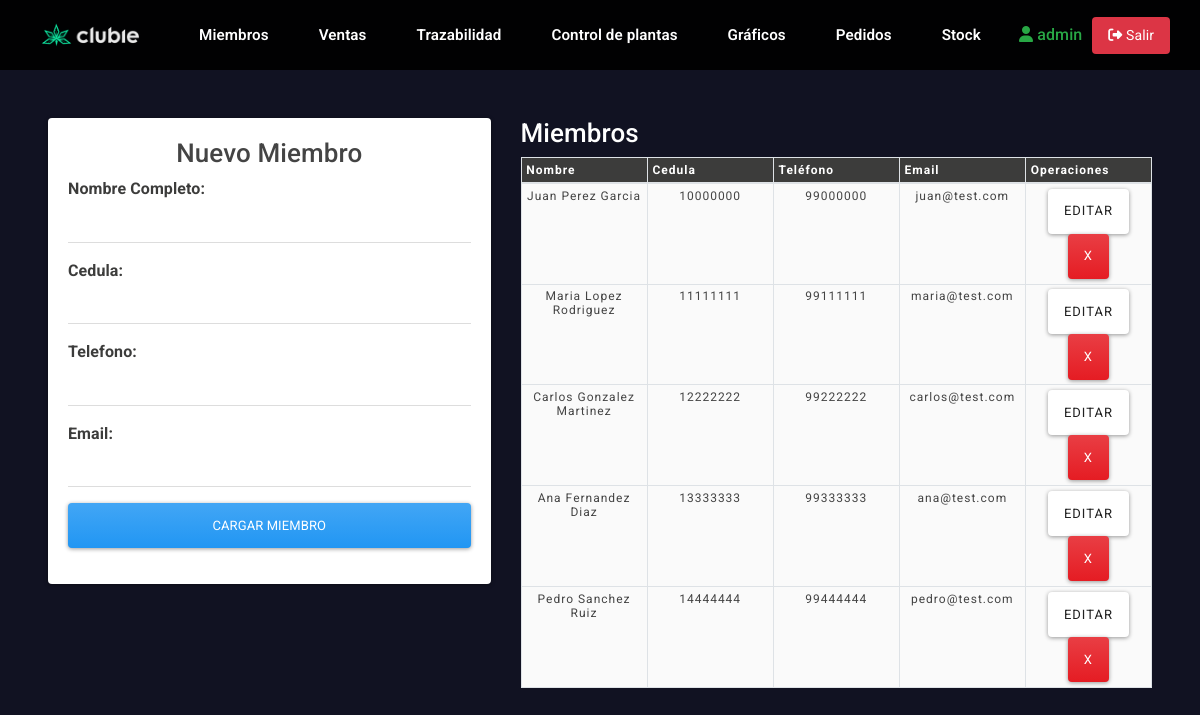
Screenshot of /miembros.html (signed in) with the database file from the repository.
### clases.py (models this page shows, shortened)
class Club(db.Model, UserMixin):
    id = db.Column(db.Integer, primary_key=True)
    campoarchivo = db.Column(db.String(30))
    username = db.Column(db.String(30), unique=True, nullable=False)
    password_hash = db.Column(db.String(128), nullable=False)
    email = db.Column(db.String(70))
    is_superuser = db.Column(db.Boolean, default=False)
    fecha_creacion = db.Column(db.DateTime, default=datetime.now)

class User(db.Model):
    cedula = db.Column(db.Integer, unique=True, nullable=False, primary_key=True)
    name = db.Column(db.String(30), nullable=False)
    telefono = db.Column(db.Integer, nullable=False, unique=True)
    email = db.Column(db.String(30), nullable=False, unique=True)
    fecha_registro = db.Column(db.DateTime, default=datetime.now)
    ventas = db.relationship('Ventas', backref='usuario', lazy=True)

### app.py (the view)
@app.route('/miembros.html')
@login_required
def miembros():
    form = RegistrationForm()
    usuarios = User.query.all()
    return render_template('/logueado/miembros.html',form=form, users=usuarios)

### clases.py
class RegistrationForm(FlaskForm):
    name = StringField('Nombre Completo', validators=[DataRequired(), Length(min=3, max=50, message='El nombre debe tener entre 3 y 50 caracteres')])
    cedula = IntegerField('Cédula', validators=[DataRequired(), NumberRange(min=1000000, max=99999999, message='Cédula inválida')])
    telefono = IntegerField('Teléfono', validators=[DataRequired(), NumberRange(min=10000000, max=999999999, message='Teléfono inválido')])
    email = StringField('Email', validators=[DataRequired(), Email(message='Email inválido'), Length(max=50)])
    submit = SubmitField('Registrar Miembro')

### app.py (called while the page is built)
@login_manager.user_loader
def load_user(user_id):
    if isinstance(user_id, str) and user_id.startswith('member_'):
        member_id = int(user_id.replace('member_', ''))
        return Member.query.get(member_id)
    return Club.query.get(int(user_id))

### templates/logueado/miembros.html (shortened to what this page needs)
<link rel="stylesheet" href="https://bootswatch.com/4/materia/bootstrap.min.css">
<link rel="stylesheet" href="{{ url_for('static', filename='css/miembros.css') }}">
{% extends 'base-log.html' %}
{% block body %}
<div class="row">
    <div class="col-md-5">
        <div class="card card-body">
            <h2>Nuevo Miembro</h2>
            <form action="/registerform" method="POST" autocomplete="off" id="miembroForm">
                <div class="form-group">
                    <label for="txtName">Nombre Completo:</label>
                    <input id="txtName" type="text" name="name" class="form-control">
                </div>
                <div class="form-group">
                    <label for="txtCi">Cedula:</label>
                    <input id="txtCi" type="text" name="cedula" class="form-control">
                </div>
                <div class="form-group">
                    <label for="txtTelefono">Telefono:</label>
                    <input id="txtTelefono" type="text" name="telefono" class="form-control">
                </div>
                <div class="form-group">
                    <label for="txtEmail">Email:</label>
                    <input id="txtEmail" type="text" name="email" class="form-control">
                </div>
                <div class="form-group">
                    <input type="submit" value="Cargar miembro" class="btn btn-primary btn-block" id="btnmiembro">
                </div>
            </form>
        </div>
    </div>
    <div class="col-md-7">
        <h2>Miembros</h2>
        <table id="miembros" class="table table-stripped table-bordered bg-white table-sm">
            <thead>
                <tr>
                    <th>Nombre</th>
                    <th>Cedula</th>
                    <th>Teléfono</th>
                    <th>Email</th>
                    <th>Operaciones</th>
                </tr>
            </thead>
            <tbody>
                {% for user in users %}
                <tr>
                    <td>{{ user.name }}</td>
                    <td>{{ user.cedula }}</td>
                    <td>{{ user.telefono }}</td>
                    <td>{{ user.email }}</td>
                    <td>
                        <a href="/edit/{{user.cedula}}" class="btn btn-secondary" id="btnedit">Editar</a>
                        <a href="/delete-socio/{{user.cedula}}" class="btn btn-danger" id="btndelete">X</a>
                    </td>
                </tr>
                {% endfor %}
            </tbody>
        </table>
    </div>
</div>
{% endblock %}

### templates/base-log.html (shortened to what this page needs)
<!DOCTYPE html>
<html lang="es">
<head>
    <link rel="stylesheet" href="{{ url_for('static', filename='css/header.css') }}">
    <link rel="stylesheet" href="{{ url_for('static', filename='css/footer.css') }}">
</head>
<body>
    <header class="header">
        <div class="logo">
            <a href="{{ url_for('index') }}">
                <img src="{{ url_for('static', filename='media/editado.png') }}" alt="Logo de marca">
            </a>
        </div>
        <nav class="opcion">
            <ul class="nav-links">
                <li><a href="{{ url_for('miembros') }}">Miembros</a></li>
                <li><a href="{{ url_for('ventas') }}">Ventas</a></li>
                <li><a href="{{ url_for('trazabilidad') }}">Trazabilidad</a></li>
                <li><a href="{{ url_for('ctrPlantas') }}">Control de plantas</a></li>
                <li><a href="{{ url_for('graficos') }}">Gráficos</a></li>
                <li><a href="{{ url_for('ver_pedidos') }}">Pedidos</a></li>
                <li><a href="{{ url_for('ver_stock') }}">Stock</a></li>
            </ul>
        </nav>
        <div class="nav-right">
            {% if current_user.is_authenticated %}
            <span class="user-info">
                <a href="{{ url_for('miembros') }}" style="color: #28a745 !important; text-decoration: none;">
                    <i class="fas fa-user"></i> {{ current_user.username }}
                </a>
            </span>
            <a href="{{ url_for('logout') }}" class="logout-btn"><i class="fas fa-sign-out-alt"></i> Salir</a>
            {% endif %}
        </div>
    </header>
    <main>
        <div class="p-5">
            {% block body %}
            {% endblock %}
        </div>
    </main>
</body>
</html>

### static/css/miembros.css (style rules this page uses)
* { margin: 0; padding: 0; box-sizing: border-box; font-family: "Roboto", sans-serif; }
body { background-color: #111222; display: flex; flex-direction: column; overflow-x: hidden; }
header { font-size: 16px; }
table { border-collapse: collapse; border: 2px solid rgb(200,200,200); letter-spacing: 1px; font-size: 0.8rem; width: 100%; table-layout: fixed; }
td, th { border: 1px solid rgb(190,190,190); padding: 10px 20px; font-size: 12px; }
th { background-color: #3C3C3B; color: white; font-size: 15px; font-weight: bolder; }
td { text-align: center; }
tr:nth-child(even) td { background-color: rgb(250,250,250); }
tr:nth-child(odd) td { background-color: rgb(250,250,250); }
.col-md-7 h2 { color: #fff; }
label { font-size: 16px; font-weight: bolder; margin-bottom: -10px; color: #3C3C3B; }
.col-md-5 h2 { text-align: center; }
@media (max-height:800px) { td { border: 1px solid rgb(190,190,190); padding: 10px 20px; font-size: 12px; overflow: scroll; } }
@media (max-height:800px) { th { font-size: 12px; } }

### static/css/header.css (style rules this page uses)
header.header { position: sticky; top: 0; left: 0; width: 100%; padding: 15px 30px; display: flex !important; flex-wrap: nowrap !important; justify-content: space-between; align-items: center; z-index: 1000; background-color: rgba(0, 0, 0, 0.95); box-sizing: border-box; }
.header .logo { flex-shrink: 0; }
.header .logo img { cursor: pointer; height: 40px; width: auto; }
.header .logo img { transition: all 0.3s; }
.header .opcion { flex: 1; display: flex; justify-content: center; }
.header .opcion a { position: relative; font-size: 0.95em; color: #fff; font-weight: 600; text-decoration: none; margin-left: 10px; padding: 6px 12px; transition: .5s; white-space: nowrap; }
.header ul { list-style: none; margin: 0; padding: 0; display: flex; align-items: center; }
.header .nav-links li { display: inline-block; padding: 0px 8px; }
.header .nav-right { flex-shrink: 0; display: flex; align-items: center; gap: 10px; }

### templates/base-log.html (style rules this page uses)
.header .logout-btn { background: #dc3545 !important; color: white !important; border: none !important; padding: 8px 16px !important; border-radius: 4px !important; cursor: pointer; text-decoration: none !important; font-size: 14px !important; display: inline-block !important; white-space: nowrap; }
.header .user-info { color: #28a745 !important; font-weight: 500; white-space: nowrap; }

### rows the page displays
Club: username "admin"
User: name "Juan Perez Garcia", cedula "10000000", telefono "99000000", email "juan@test.com"
User: name "Maria Lopez Rodriguez", cedula "11111111", telefono "99111111", email "maria@test.com"
User: name "Carlos Gonzalez Martinez", cedula "12222222", telefono "99222222", email "carlos@test.com"
User: name "Ana Fernandez Diaz", cedula "13333333", telefono "99333333", email "ana@test.com"
User: name "Pedro Sanchez Ruiz", cedula "14444444", telefono "99444444", email "pedro@test.com"
